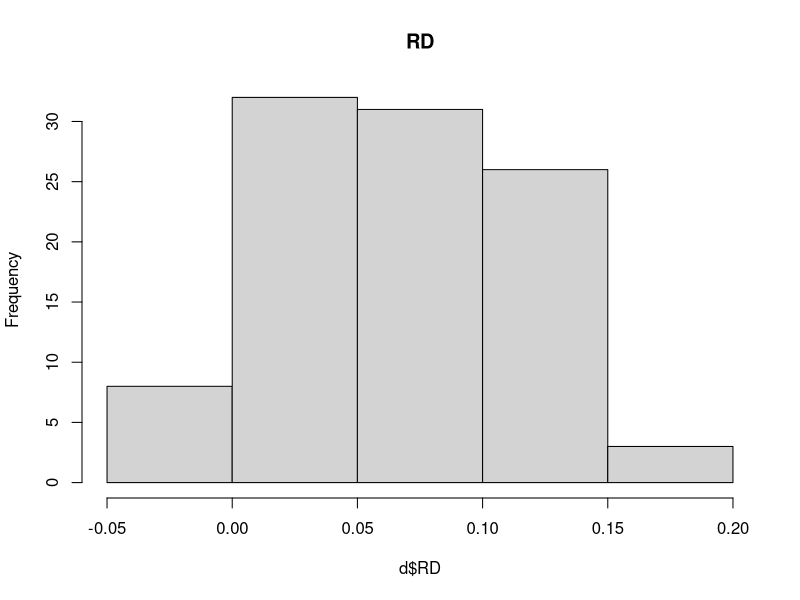
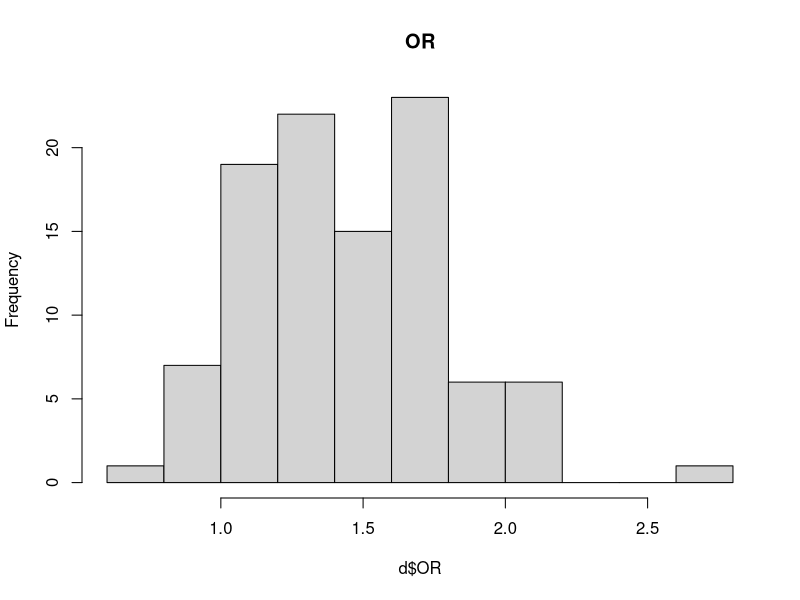
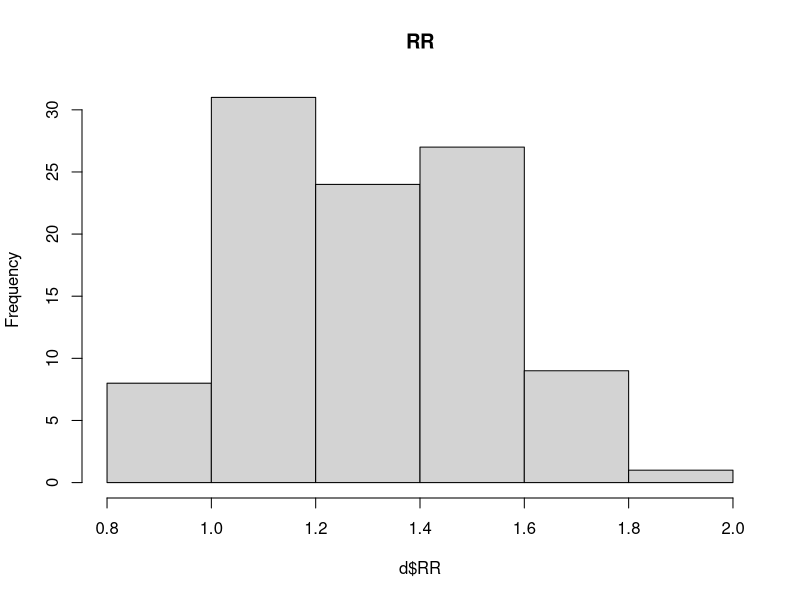

Reproduce these figures in R, in order.
### HM, Feb 9, 2023
# Optional codes, demonsration only 
# Function to perform the simulation in data lab 6 


library(tidyverse)
library(ggplot2)

# Set the number of people, this is sample size in your data
N = 500


# Function to repeat the simulation experiement 
funcGetSim <- function(N){
  # Create a binary confounder variable 
  L=rbinom(N,1, 0.5)
  
  # Then binary exposure, partially based on the status of confounder 
  A=runif(N, max=(1+L))
  A <- ifelse(A > 0.4, 0, 1)
  
  # Create a third variable (fake confounder) from the outcome and exposure  
  theta = -1 + 0.3*A + -0.4*L  # Generate logit of outcome
  prob <- 1/(1+exp(-theta))  # convert logit values into probabilities
  Y= rbinom(N,1,prob) # Generate the binary values from the probabilities of the outcome
  
  myData <- data.frame(Y, A, L)

  regressResult <- glm(data=myData, Y~L + A,  family="binomial")
  
  myData_allExposed <- myData %>% mutate(A=1)
  myData_NotExposed <- myData %>% mutate(A=0) 
  
  pred_Ya_1 <- predict(regressResult, newdata =myData_allExposed, type = "response")
  pred_Ya_0 <- predict(regressResult, newdata =myData_NotExposed, type = "response")
  
  RR <- mean(pred_Ya_1) / mean(pred_Ya_0) # no CI for this 
  OR <- {mean(pred_Ya_1) / (1-mean(pred_Ya_1))} / {mean(pred_Ya_0)/(1-mean(pred_Ya_0))}
  RD <- mean(pred_Ya_1) - mean(pred_Ya_0)
  return(c(RR, OR, RD))
}




# Perform simulation and compile results 
d <- replicate(100, funcGetSim(500))
rownames(d) <- c("RR", "OR", "RD")
d <- data.frame(t(d))
d$simulationID <- 1:nrow(d)

# Plot the distribution with title  
hist(d$RD, main = "RD")
hist(d$OR, main = "OR")
hist(d$RR, main = "RR")

# Mean 
mean(d$OR)
exp(0.3)

